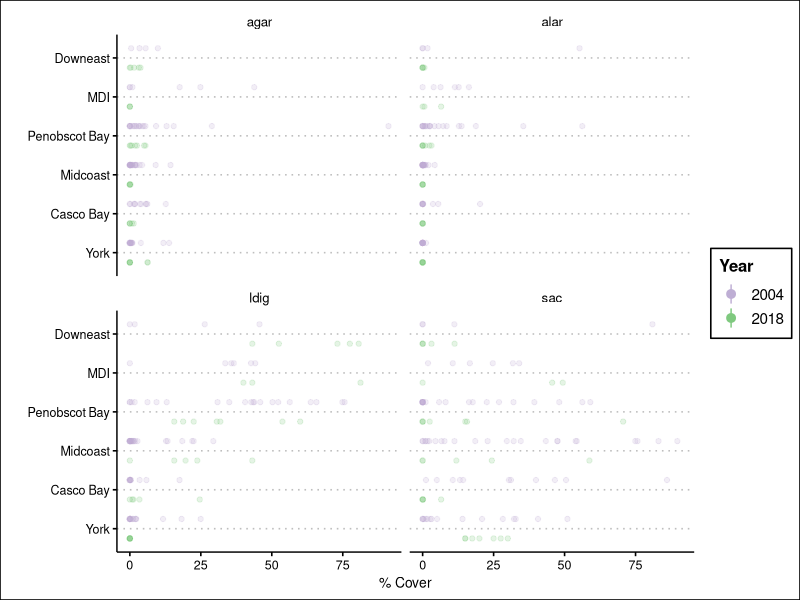
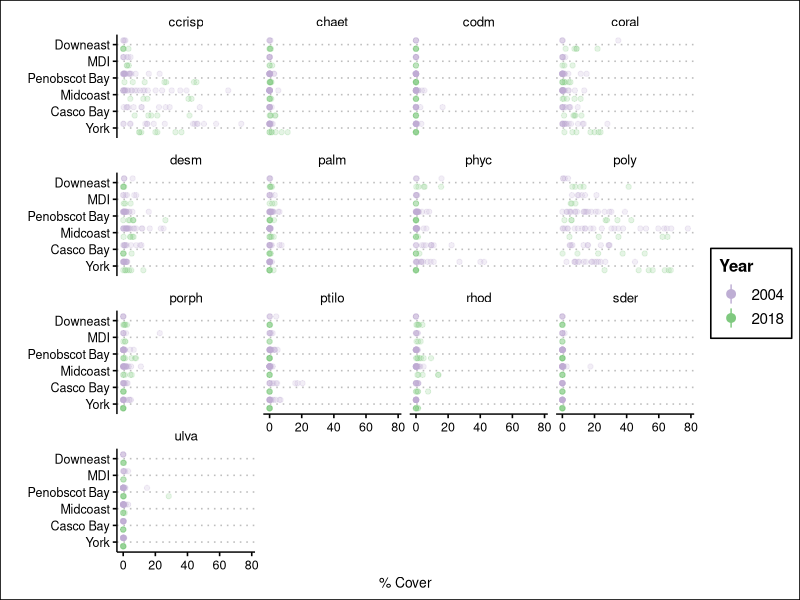
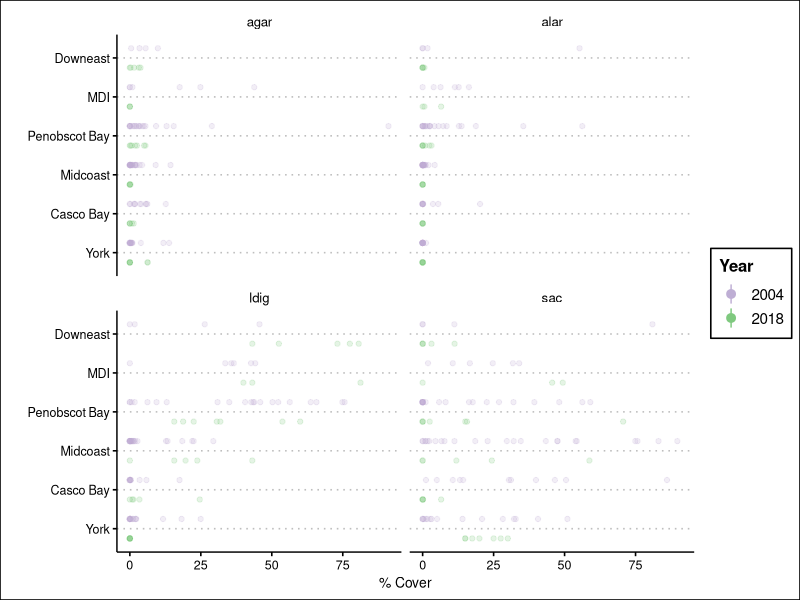
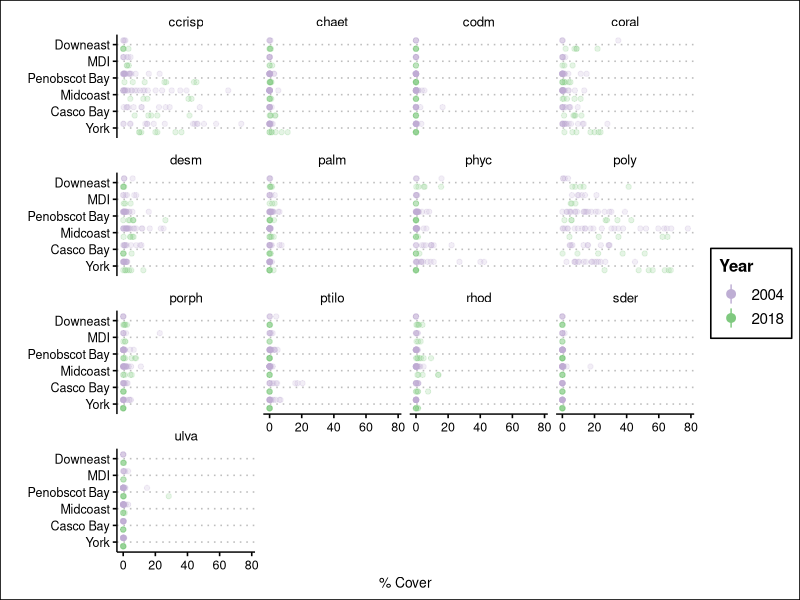

The R source for these figures, in order:
#' -------------------------------------------
#' Plot composition data
#' 
#' -------------------------------------------

#--- load libraries and get environment setup
setwd(here::here()) 
library(tidyverse)

comp_data <- read_csv("derived_data/compositional_change_data.csv") %>%
    mutate( region = factor(region,
                            levels = rev(c("Downeast", "MDI", "Penobscot Bay",
                                       "Midcoast", "Casco Bay", "York"))),
            year = factor(year, levels = c(2018, 2004)))

ggplot(comp_data %>% filter(type == "kelp"), 
       aes(x = region, y = cover, color = year)) +
    geom_point(alpha = 0.2, position = position_dodge(width = 1)) +
    stat_summary(alpha = 1, position = position_dodge(width = 1),
                 fun.data = mean_cl_boot) +
    coord_flip() +
    facet_wrap(vars(sp_code)) +
    labs(color = "Year",
         y = "% Cover",
         x = "") +
    ggthemes::theme_clean() +
    scale_color_brewer(palette = "Accent")+
    guides(colour = guide_legend(reverse=TRUE)) #for the legend flip
ggsave("figures/kelp_composition_2004_2018.jpg", dpi = 600)


ggplot(comp_data %>% filter(type != "kelp"), 
       aes(x = region, y = cover, color = factor(year))) +
    geom_point(alpha = 0.2, position = position_dodge(width = 1)) +
    stat_summary(alpha = 1, position = position_dodge(width = 1),
                 fun.data = mean_cl_boot) +
    coord_flip() +
    facet_wrap(vars(sp_code)) +
    labs(color = "Year",
         y = "% Cover",
         x = "") +
    ggthemes::theme_clean() +
    scale_color_brewer(palette = "Accent")+
    guides(colour = guide_legend(reverse=TRUE))

ggsave("figures/understory_composition_2004_2018.jpg", dpi = 600)
